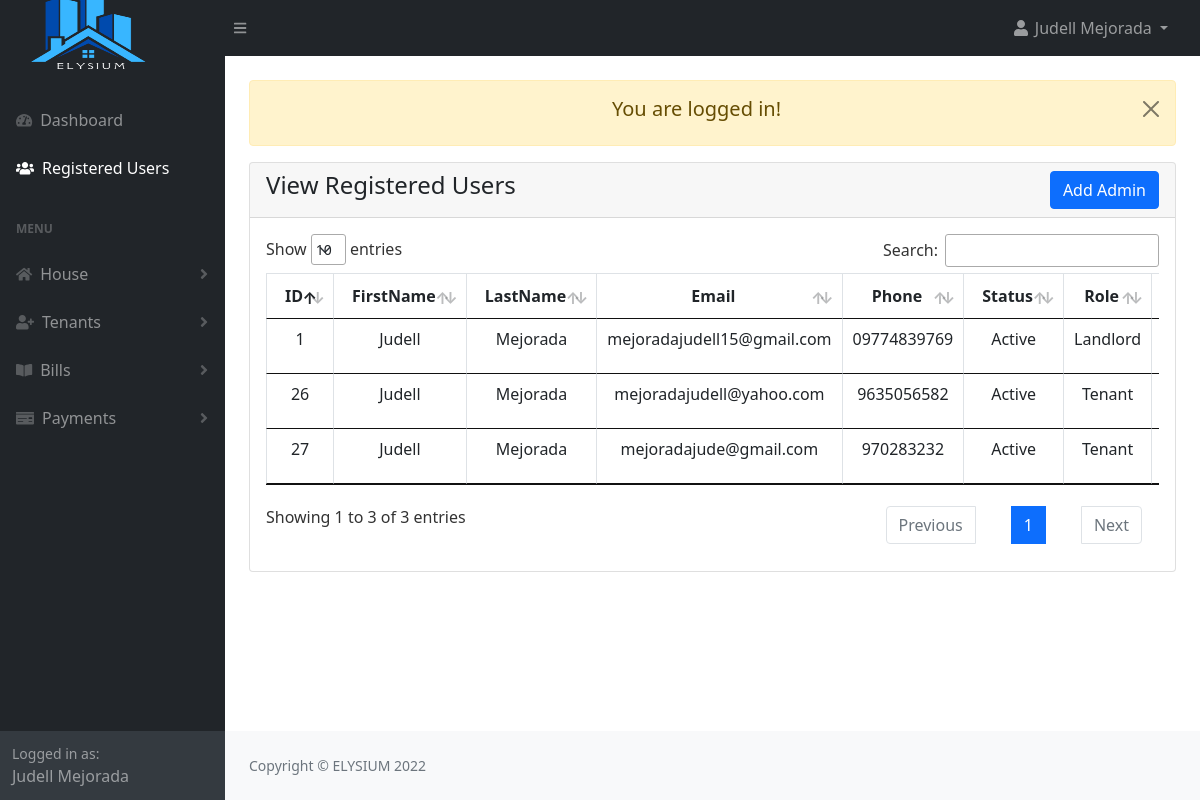
The page /admin/view-register.php (signed in) on the database as committed earlier.
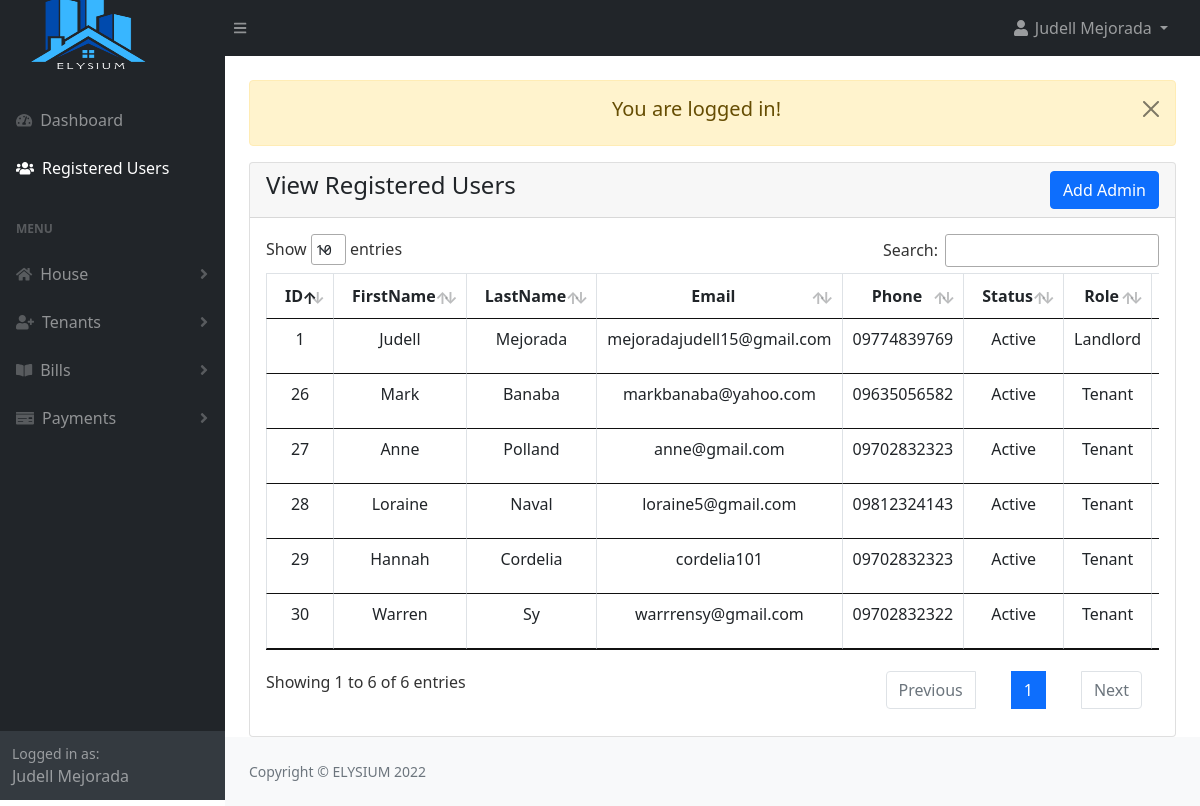
The same page on the database as committed later.
### tables this page shows
CREATE TABLE `users` (
  `id` int(11) NOT NULL,
  `fname` varchar(191) NOT NULL,
  `lname` varchar(191) NOT NULL,
  `email` varchar(191) NOT NULL,
  `phone` varchar(15) DEFAULT NULL,
  `password` varchar(191) NOT NULL,
  `verify_token` varchar(200) NOT NULL,
  `role_as` tinyint(1) NOT NULL DEFAULT 0,
  `status` tinyint(1) NOT NULL DEFAULT 0 COMMENT '0-inactive, 1 -active, 2- delete',
  `created_at` timestamp NOT NULL DEFAULT current_timestamp()
);

### admin/view-register.php (the view, shortened to what this page needs)
<?php
include("authentication.php");
include("includes/header.php");
?>
<div class="container-fluid px-4">
    <div class="row mt-4">
        <div class="col-md-12">
			<?php include('message.php'); ?>
            <div class="card">
                <div class="card-header">
                    <h4>View Registered Users
                        <a href="add-admin.php" class="btn btn-primary float-end">Add Admin</a>
                    </h4>
                </div>
                <div class="card-body">
                <div class="table-responsive">
                    <table id="myDataTable" class="table table-bordered table-stripe">
                        <thead>
                            <tr>
                                <th class="text-center">ID</th>
                                <th class="text-center">FirstName</th>
                                <th class="text-center">LastName</th>
                                <th class="text-center">Email</th>
                                <th class="text-center">Phone</th>
                                <th class="text-center">Status</th>
                                <th class="text-center">Role</th>
                                <th class="text-center">Edit</th>
                            </tr>
                        </thead>
                        <tbody>
                            <?php
                                $users = "SELECT * FROM users WHERE status != '2' ";
                                $users_run = mysqli_query($con,$users);
                                if(mysqli_num_rows($users_run) > 0 )
                                {
                                    foreach($users_run as $user)
                                    {
                                        ?>
                                        <tr>
                                            <td class="text-center"><?= $user['id'] ?></td>
                                            <td class="text-center"><?= $user['fname'] ?></td>
                                            <td class="text-center"><?= $user['lname'] ?></td>
                                            <td class="text-center"><?= $user['email'] ?></td>
                                            <td class="text-center"><?= $user['phone'] ?></td>
                                            <td class="text-center">
                                                <?= $user['status'] == '1' ? 'Active':'Inactive' ?>
                                            </td>
                                            <td class="text-center">
                                                <?php
                                                    if($user['role_as'] == '1') { echo 'Landlord'; } else { echo 'Tenant'; }
                                                ?>
                                            </td>
                                            <td class="text-center">
                                            </td>
                                        </tr>
                                        <?php
                                    }
                                }
                                else
                                {
                                    ?>
                                    <tr>
                                            <td colspan="6"> No Record Found</td>
                                    </tr>
                                    <?php
                                }
                            ?>
                        </tbody>
                    </table>
                </div>
                </div>
            </div>
        </div>
    </div>
</div>
<?php
include("includes/footer.php");
include("includes/scripts.php");
?>

### admin/includes/header.php (shortened to what this page needs)
<!DOCTYPE html>
<html lang="en">
    <head>
        <link href="css/styles.css" rel="stylesheet" />
        <link href="css/jquery.datables.min.css" rel="stylesheet" />
        <link href="css/dataTables.bootstrap5.min.css" rel="stylesheet" />
        <link rel="stylesheet" href="https://cdnjs.cloudflare.com/ajax/libs/bootstrap-datepicker/1.9.0/css/bootstrap-datepicker.min.css">
        <link href="https://cdn.jsdelivr.net/npm/summernote@0.8.18/dist/summernote.min.css" rel="stylesheet">
        <link href="https://cdn.jsdelivr.net/npm/summernote@0.8.18/dist/summernote-lite.min.css" rel="stylesheet">
    </head>
<body class="sb-nav-fixed">
    <?php include("includes/navbar-top.php"); ?>
    <div id="layoutSidenav">
        <?php include("includes/sidebar.php"); ?>
        <div id="layoutSidenav_content">
            <main>

### admin/includes/navbar-top.php (shortened to what this page needs)
<nav class="sb-topnav navbar navbar-expand navbar-dark bg-dark">
    <a class="navbar-brand ps-3 "style="margin: 0; float: none;" href="index.php"><img src=img/logo.png alt="" width="150" height="100"></a>
    <button class="btn btn-link btn-sm order-1 order-lg-0 me-4 me-lg-0" id="sidebarToggle" href="#!"><i class="fas fa-bars"></i></button>
    <ul class="navbar-nav ms-auto ms-md-0 me-3 me-lg-4">
        <li class="nav-item dropdown">
            <a class="nav-link dropdown-toggle" id="navbarDropdown" href="#" role="button" data-bs-toggle="dropdown" aria-expanded="false">
                <i class="fas fa-user fa-fw"></i> <?= $_SESSION['auth_user']['user_name']; ?>
            </a>
        </li>
    </ul>
</nav>

### admin/includes/sidebar.php (shortened to what this page needs)
<div id="layoutSidenav_nav">
    <?php $page = substr($_SERVER['SCRIPT_NAME'], strrpos($_SERVER['SCRIPT_NAME'], "/")+1);?>
    <nav class="sb-sidenav accordion sb-sidenav-dark" id="sidenavAccordion">
        <div class="sb-sidenav-menu">
            <div class="nav">
                <div class="sb-sidenav-menu-heading"></div>
                <a class="nav-link <?= $page == 'index.php' ? 'active': ''?>" href="index.php">
                    <div class="sb-nav-link-icon"><i class="fas fa-tachometer-alt"></i></div>
                    Dashboard
                </a>
                <a class="nav-link <?= $page == 'view-register.php' ? 'active': ''?>" href="view-register.php">
                    <div class="sb-nav-link-icon"><i class="fas fa-users"></i></div>
                    Registered Users
                </a>
                <div class="sb-sidenav-menu-heading">Menu</div>
				<a class="nav-link collapsed <?= $page == 'house_add.php' || $page == 'house_view.php' || $page == 'house_edit.php' ? 'active': ''?>" href="#" data-bs-toggle="collapse" data-bs-target="#collapseHouse" aria-expanded="false" aria-controls="collapseHouse">
                    <div class="sb-nav-link-icon"><i class="fa fa-home"></i></div>
                    House
                    <div class="sb-sidenav-collapse-arrow"><i class="fas fa-angle-down"></i></div>
                </a>
                <a class="nav-link collapsed <?= $page == 'tenant_add.php' || $page == 'tenant_view.php' || $page == 'tenant_edit.php' ? 'active': ''?>" href="#" data-bs-toggle="collapse" data-bs-target="#collapseTenants" aria-expanded="false" aria-controls="collapseTenants">
                    <div class="sb-nav-link-icon"><i class="fa fa-user-plus"></i></div>
                    Tenants
                    <div class="sb-sidenav-collapse-arrow"><i class="fas fa-angle-down"></i></div>
                </a>
                <a class="nav-link collapsed <?= $page == 'bill_add.php' || $page == 'bill_view.php' || $page == 'bill_edit.php'? 'active': ''?>" href="#" data-bs-toggle="collapse" data-bs-target="#collapseBills" aria-expanded="false" aria-controls="collapseBills">
                    <div class="sb-nav-link-icon"><i class="fas fa-book-open"></i></div>
                    Bills
                    <div class="sb-sidenav-collapse-arrow"><i class="fas fa-angle-down"></i></div>
                </a>
                <a class="nav-link collapsed <?= $page == 'payment_add.php' || $page == 'payment_view.php' || $page == 'payment_edit.php' ? 'active': ''?>" href="#" data-bs-toggle="collapse" data-bs-target="#collapsePayments" aria-expanded="false" aria-controls="collapsePayments">
                    <div class="sb-nav-link-icon"><i class="fas fa-money-check"></i></div>
                    Payments
                    <div class="sb-sidenav-collapse-arrow"><i class="fas fa-angle-down"></i></div>
                </a>
            </div>
        </div>
        <div class="sb-sidenav-footer">
            <div class="small">Logged in as:</div>
            <?php if(isset($_SESSION['auth_user'])) : ?>
            <?= $_SESSION['auth_user']['user_name']; ?>
            <?php endif;?>
        </div>
    </nav>
</div>

### admin/message.php (shortened to what this page needs)
<?php
if(isset($_SESSION["message"]))
{
    ?>
        <div class="alert alert-warning alert-dismissible fade show" role="alert" > <button type="button" class="btn-close" data-bs-dismiss="alert" aria-label="Close"></button>
            <h5 class="text-center"><?=$_SESSION['message']; ?></h5>
        </div>
    <?php
}
?>

### admin/includes/footer.php
        </main>
        <footer class="py-4 bg-light mt-auto">
            <div class="container-fluid px-4">
                <div class="d-flex align-items-center justify-content-between small">
                    <div class="text-muted">Copyright &copy; ELYSIUM 2022</div>
                </div>
            </div>
        </footer>
    </div>
</div>

### admin/includes/scripts.php (shortened to what this page needs)
</body>
</html>

Rows that differ between the two databases and show on the page:
changed users id 26: fname "Judell" → "Mark"; lname "Mejorada" → "Banaba"; email "mejoradajudell@yahoo.com" → "markbanaba@yahoo.com"; phone "9635056582" → "09635056582"
changed users id 27: fname "Judell" → "Anne"; lname "Mejorada" → "Polland"; email "mejoradajude@gmail.com" → "anne@gmail.com"; phone "970283232" → "09702832323"
added users: id "28", fname "Loraine", lname "Naval", email "loraine5@gmail.com", phone "09812324143", status "Active", role_as "Tenant"
added users: id "29", fname "Hannah", lname "Cordelia", email "cordelia101", phone "09702832323", status "Active", role_as "Tenant"
added users: id "30", fname "Warren", lname "Sy", email "warrrensy@gmail.com", phone "09702832322", status "Active", role_as "Tenant"
Other text that changed with them:
text written by a page script: "Show entries Search: Showing 1 to 3 of 3 entries Previous 1 Next" → "Show entries Search: Showing 1 to 6 of 6 entries Previous 1 Next"
